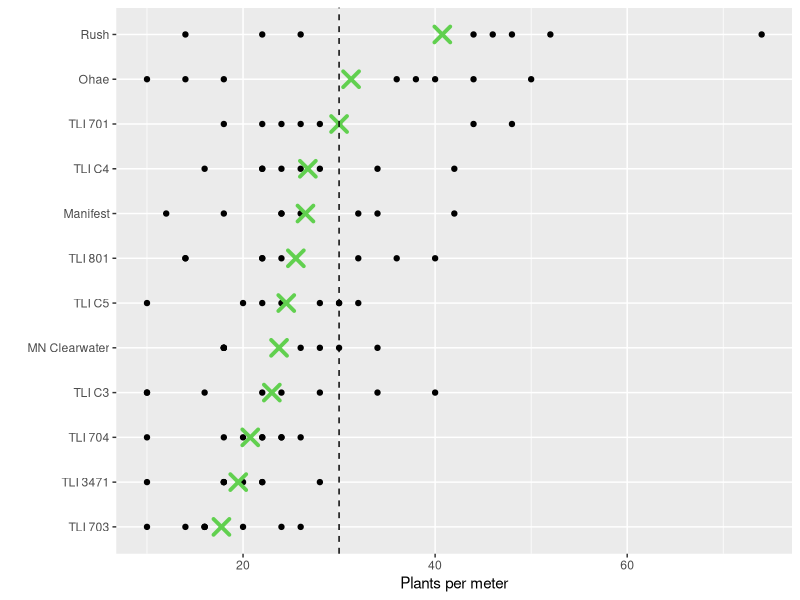
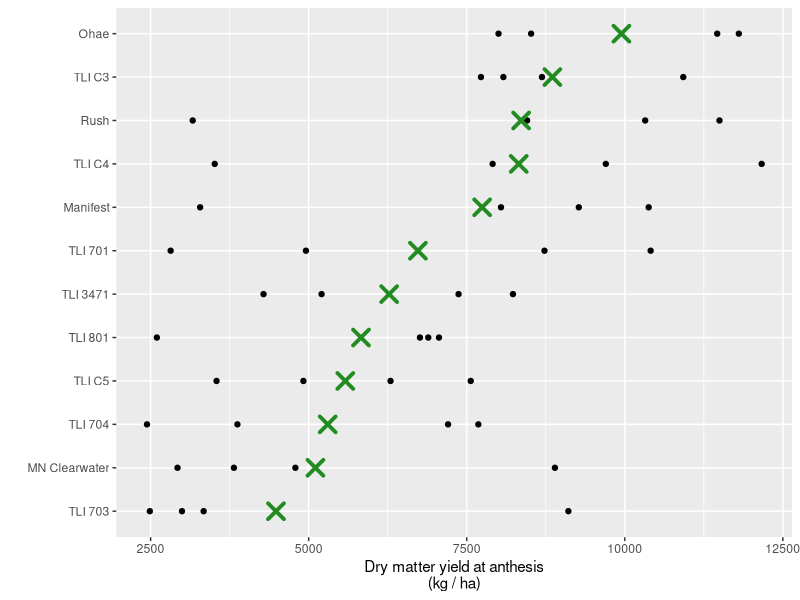
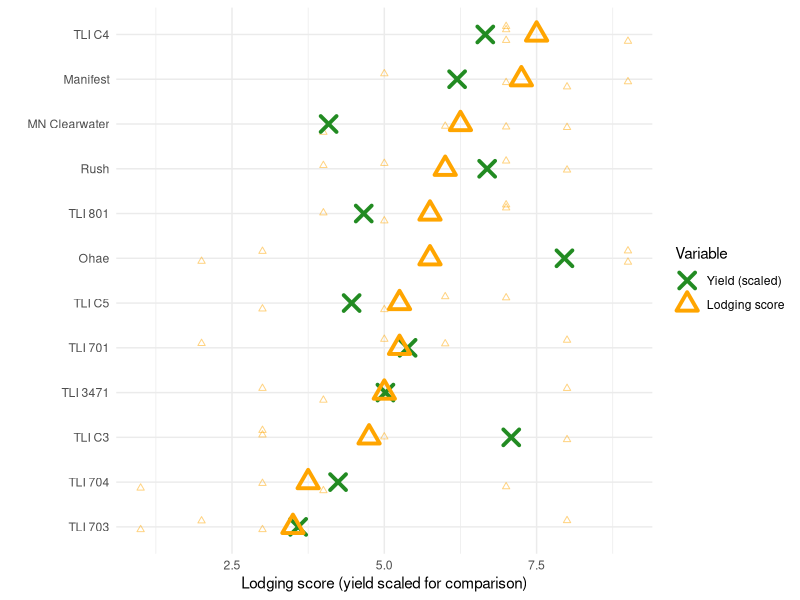

These charts were generated, in order, by the following R code:
## ---- chunk 1
library(tidyverse)

read.csv("KFC Master - data_all.csv") -> dat
  
## ---- chunk 2
#| label: fig-population
#| fig-cap: "Plant counts 3 weeks after planting. X indicates mean. Dashed line indicates target population."


dat %>% 
  filter(activity == "plant counts") %>% 
  select(plot, trtIWG, iwg_count_1, iwg_count_2) %>% 
  mutate(iwg_count_avg = (iwg_count_1+iwg_count_2)/2) %>% 
  mutate(trtIWG = fct_reorder(trtIWG, iwg_count_avg,
                              .fun = mean)) %>% 
  ggplot() +
  geom_point(aes(trtIWG,iwg_count_1*2)) +
  geom_point(aes(trtIWG,iwg_count_2*2)) +
  stat_summary(
    aes(trtIWG,iwg_count_avg*2),
    geom = "point",
    col = 3,
    size = 4,
    shape = 4,
    stroke = 2
  ) +
  geom_hline(
    yintercept = 30,
    linetype = 2) +
  coord_flip() +
  labs(y="Plants per meter",
       x="")

## ---- chunk 3
#| label: fig-yield
#| fig-cap: "Forage yield at anthesis. X indicates mean."

dat %>% 
  filter(activity == "harvest") %>% 
  select(plot, trtIWG, yield_drymatter_kgha, moisture_percent, lodging_score) %>% 
  mutate(trtIWG = fct_reorder(trtIWG, yield_drymatter_kgha,
                              .fun = mean)) %>% 
  ggplot() +
  geom_point(aes(trtIWG,yield_drymatter_kgha)) +
  stat_summary(
    aes(trtIWG,yield_drymatter_kgha),
    geom = "point",
    col = "forestgreen",
    size = 4,
    shape = 4,
    stroke = 2
  ) +
  coord_flip() +
  labs(y="Dry matter yield at anthesis\n(kg / ha)",
       x="")

## ---- chunk 4
#| label: fig-lodging
#| fig-cap: "Forage lodging scores at harvest. Yield presented for comparison. Notice some of the lower yielding plots had lower lodging as well."

dat %>%
  filter(activity == "harvest") %>%
  select(plot, trtIWG, yield_drymatter_kgha, lodging_score) %>%
  mutate(trtIWG = fct_reorder(trtIWG, lodging_score, .fun = mean)) %>%
  pivot_longer(
    cols = c(yield_drymatter_kgha, lodging_score),
    names_to = "variable",
    values_to = "value"
  ) %>%
  mutate(
    # rescale yield for plotting on same axis as lodging
    value_scaled = case_when(
      variable == "yield_drymatter_kgha" ~ value / 1250, # scale yield down
      TRUE ~ value
    ),
    # draw lodging points on top
    variable = factor(variable, levels = c("yield_drymatter_kgha", "lodging_score"))
  ) %>%
  ggplot(aes(x = trtIWG)) +
  # individual lodging points as triangles
  geom_point(
    data = . %>% filter(variable == "lodging_score"),
    aes(y = value_scaled),
    color = "orange",
    shape = 2,   # hollow triangle
    alpha = 0.5,
    position = position_jitter(width = 0.2, height = 0)
  ) +
  # mean points for both lodging and scaled yield
  stat_summary(
    aes(y = value_scaled, color = variable, shape = variable),
    geom = "point",
    fun = mean,
    size = 4,
    stroke = 2
  ) +
  coord_flip() +
  scale_color_manual(
    values = c(
      yield_drymatter_kgha = "forestgreen",
      lodging_score = "orange"
    ),
    labels = c(
      yield_drymatter_kgha = "Yield (scaled)",
      lodging_score = "Lodging score"
    )
  ) +
  scale_shape_manual(
    values = c(
      yield_drymatter_kgha = 4,  # X
      lodging_score = 2          # triangle
    ),
    labels = c(
      yield_drymatter_kgha = "Yield (scaled)",
      lodging_score = "Lodging score"
    )
  ) +
  labs(
    x = "",
    y = "Lodging score (yield scaled for comparison)",
    color = "Variable",
    shape = "Variable"
  ) +
  theme_minimal()
